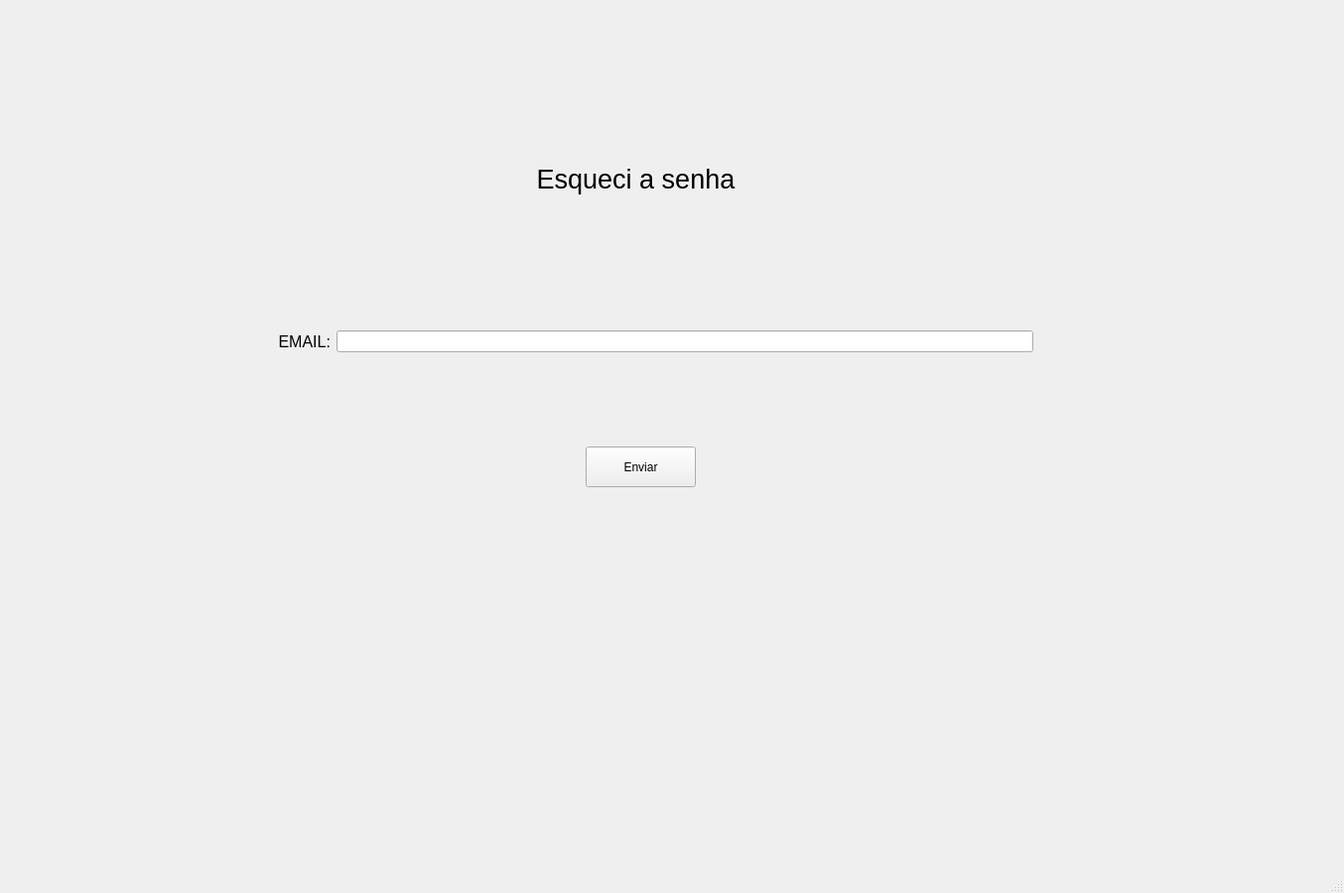
<?xml version="1.0" encoding="UTF-8"?>
<ui version="4.0">
 <class>EsqueciaSenha</class>
 <widget class="QMainWindow" name="EsqueciaSenha">
  <property name="geometry">
   <rect>
    <x>0</x>
    <y>0</y>
    <width>1354</width>
    <height>900</height>
   </rect>
  </property>
  <property name="windowTitle">
   <string>MainWindow</string>
  </property>
  <widget class="QWidget" name="centralwidget">
   <widget class="QLabel" name="label">
    <property name="geometry">
     <rect>
      <x>450</x>
      <y>140</y>
      <width>381</width>
      <height>81</height>
     </rect>
    </property>
    <property name="font">
     <font>
      <pointsize>20</pointsize>
     </font>
    </property>
    <property name="text">
     <string>Esqueci a senha</string>
    </property>
    <property name="alignment">
     <set>Qt::AlignCenter</set>
    </property>
   </widget>
   <widget class="QPushButton" name="pushButton">
    <property name="geometry">
     <rect>
      <x>590</x>
      <y>450</y>
      <width>111</width>
      <height>41</height>
     </rect>
    </property>
    <property name="text">
     <string>Enviar</string>
    </property>
   </widget>
   <widget class="QWidget" name="">
    <property name="geometry">
     <rect>
      <x>280</x>
      <y>330</y>
      <width>761</width>
      <height>29</height>
     </rect>
    </property>
    <layout class="QHBoxLayout" name="horizontalLayout">
     <item>
      <widget class="QLabel" name="label_2">
       <property name="font">
        <font>
         <pointsize>12</pointsize>
        </font>
       </property>
       <property name="text">
        <string>EMAIL:</string>
       </property>
       <property name="alignment">
        <set>Qt::AlignRight|Qt::AlignTrailing|Qt::AlignVCenter</set>
       </property>
      </widget>
     </item>
     <item>
      <widget class="QLineEdit" name="lineEdit"/>
     </item>
    </layout>
   </widget>
  </widget>
  <widget class="QMenuBar" name="menubar">
   <property name="geometry">
    <rect>
     <x>0</x>
     <y>0</y>
     <width>1354</width>
     <height>25</height>
    </rect>
   </property>
  </widget>
  <widget class="QStatusBar" name="statusbar"/>
 </widget>
 <resources/>
 <connections/>
</ui>
